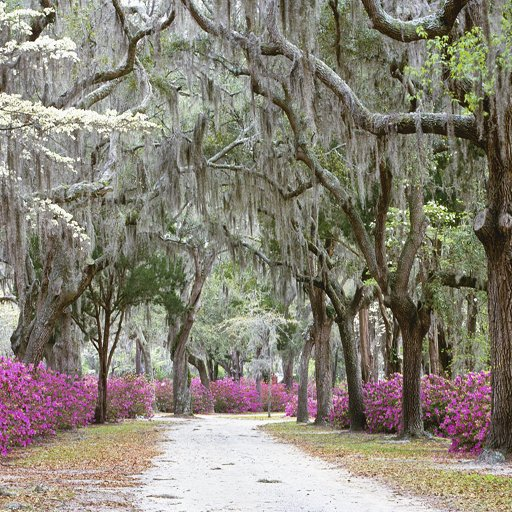
#> input picture Pictures/512x512.2.jpg, 512 x 512 px, found by its file name
$ python dft_linear.py
#> lines starting #> are read from the running program, lines starting #| are printed output that depends on the picture; long printed decimals are rounded
import numpy as np
import matplotlib.pyplot as plt
from skimage.io import imread, imsave
from skimage.segmentation import slic
from skimage.metrics import peak_signal_noise_ratio, structural_similarity
import os

np.random.seed(42)

# ========================
# SEGMENTATION
# ========================
def segment(img):
    return slic(img, n_segments=3000, compactness=10)

# ========================
# SAMPLING
# ========================
def line_sampling(img, step=6):
    h, w, _ = img.shape
    mask = np.zeros((h, w), dtype=bool)

    # vertical lines
    mask[:, ::step] = True

    return mask

# ========================
# LOW PASS FILTER (IMPROVED)
# ========================
def low_pass(shape, r=120):
    h, w = shape
    y, x = np.ogrid[:h, :w]
    cx, cy = h//2, w//2
    mask = ((y - cx)**2 + (x - cy)**2 <= r**2).astype(float)
    return mask

# ========================
# DFT RECONSTRUCTION (FIXED)
# ========================
def dft_reconstruct(sparse, mask):
    out = np.zeros_like(sparse)
    lp_mask = low_pass(sparse.shape[:2])

    for c in range(3):
        channel = sparse[:,:,c]

        # FFT
        F = np.fft.fftshift(np.fft.fft2(channel))

        # Apply low-pass
        F_filtered = F * lp_mask

        # Inverse FFT
        recon = np.real(np.fft.ifft2(np.fft.ifftshift(F_filtered)))

        # NORMALIZATION (IMPORTANT)
        recon = recon - recon.min()
        recon = recon / (recon.max() + 1e-8)

        out[:,:,c] = recon

    return np.clip(out, 0, 1)

# ========================
# MAIN
# ========================
img_path = "Pictures\\512x512.2.jpg"
img = imread(img_path) / 255.0

seg = segment(img)
#> in segment, `return slic(img, n_segments=3000, compactness=10)`:
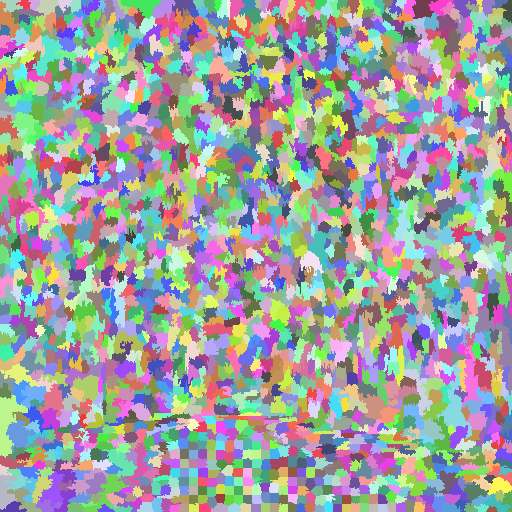
#> returned value: shape (512, 512) int64; 2301 distinct labels, from 1 to 2301; one colour per label, 0 black
mask = line_sampling(img, step=6)
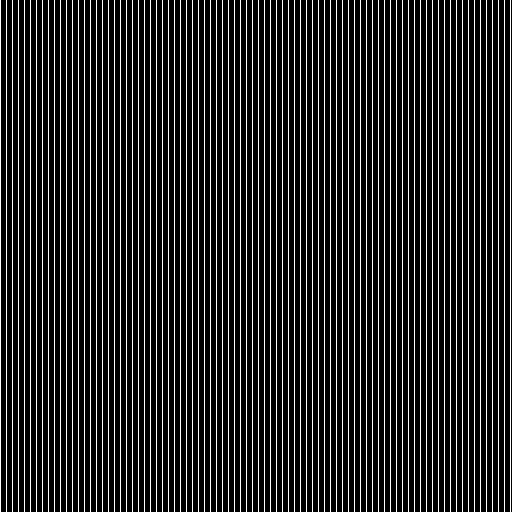
#> mask: shape (512, 512) bool; 16.8% white in thin lines or dots

# Sparse image (NO FILLING)
sparse = np.zeros_like(img)
sparse[mask] = img[mask]
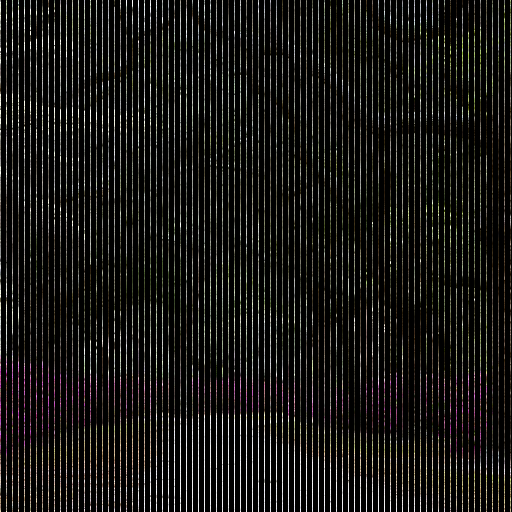
#> sparse: shape (512, 512, 3) float64; mean R, G, B 0.0905, 0.0868, 0.0785

# DFT reconstruction directly
recon = dft_reconstruct(sparse, mask)
#> the loop in dft_reconstruct, `for c in range(3):` made 3 passes
#> pass 1, in dft_reconstruct, `channel = sparse[:,:,c]`:
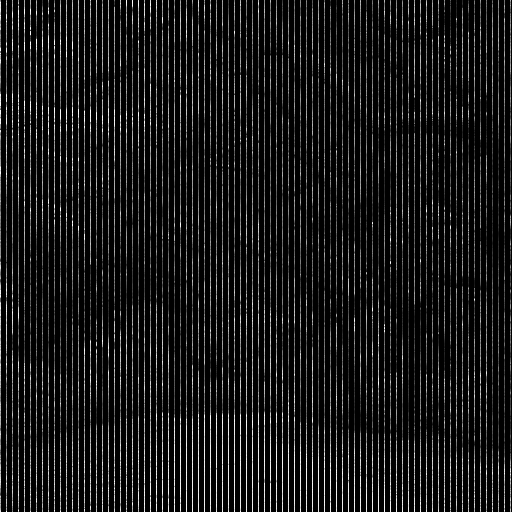
#> channel: shape (512, 512) float64; min 0, max 1, mean 0.0905
#> pass 1, in dft_reconstruct, `recon = recon - recon.min()`:
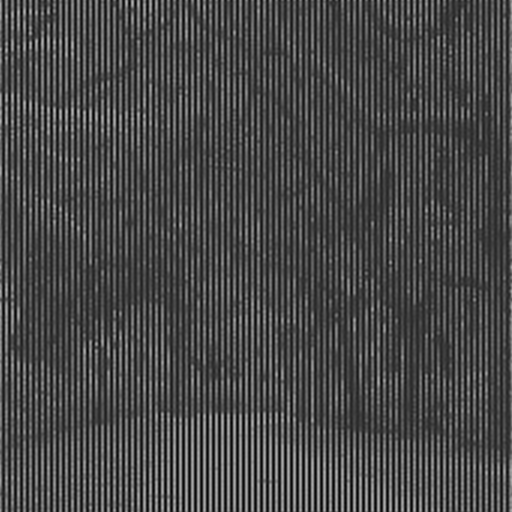
#> recon: shape (512, 512) float64; min 0, max 0.704, mean 0.283
#> after the loop in dft_reconstruct, `for c in range(3):`:
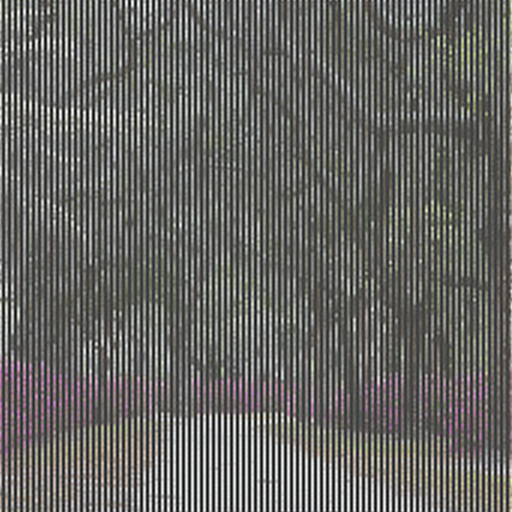
#> out: shape (512, 512, 3) float64; mean R, G, B 0.402, 0.4, 0.388
#> after the loop in dft_reconstruct, `for c in range(3):`:
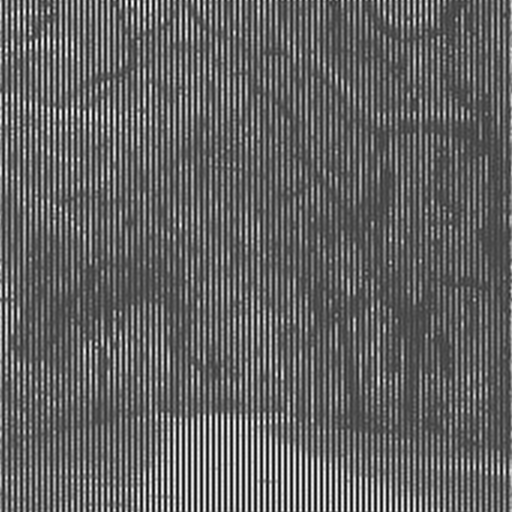
#> recon: shape (512, 512) float64; min 0, max 1, mean 0.388

# ========================
# METRICS
# ========================
psnr = peak_signal_noise_ratio(img, recon, data_range=1.0)
#> psnr = 11.27
ssim = structural_similarity(img, recon, channel_axis=2, data_range=1.0)
#> ssim = 0.0977

print("PSNR:", psnr)
#| PSNR: 11.268
print("SSIM:", ssim)
#| SSIM: 0.09769

# ========================
# SAVE IMAGES
# ========================
os.makedirs("Pictures\\Results\\Method 3\\results_dft_linear", exist_ok=True)

imsave("Pictures\\Results\\Method 3\\results_dft_linear/original.png", (img*255).astype(np.uint8))
imsave("Pictures\\Results\\Method 3\\results_dft_linear/sampled.png", (sparse*255).astype(np.uint8))
imsave("Pictures\\Results\\Method 3\\results_dft_linear/reconstructed.png", (recon*255).astype(np.uint8))

# ========================
# DISPLAY
# ========================
plt.figure(figsize=(12,4))

plt.subplot(1,3,1)
plt.imshow(img)
plt.title("Original")
plt.axis("off")

plt.subplot(1,3,2)
plt.imshow(sparse)
plt.title("Sampled (15%)")
plt.axis("off")

plt.subplot(1,3,3)
plt.imshow(recon)
plt.title(f"DFT Recon\nPSNR:{psnr:.2f} SSIM:{ssim:.3f}")
plt.axis("off")

plt.tight_layout()
plt.show()

$ run again, with Pictures/sample_image.png saved as Pictures/512x512.2.jpg
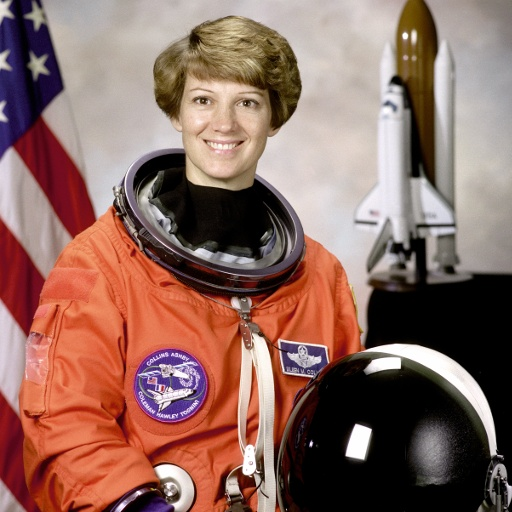
#> input picture Pictures/sample_image.png, 512 x 512 px, found by its file name
#> mask: shape (512, 512) bool; 16.8% white in thin lines or dots
#> after the loop in dft_reconstruct, `for c in range(3):`:
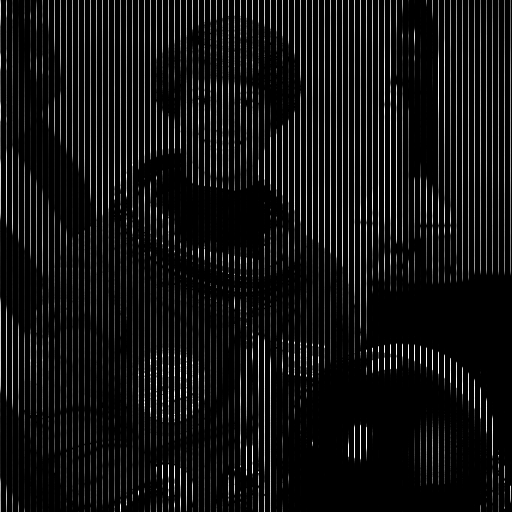
#> channel: shape (512, 512) float64; min 0, max 1, mean 0.0637
#> after the loop in dft_reconstruct, `for c in range(3):`:
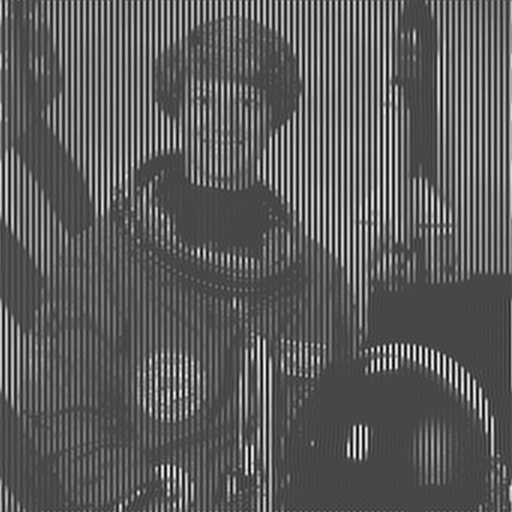
#> recon: shape (512, 512) float64; min 0, max 1, mean 0.364
#> psnr = 10.16
#> ssim = 0.0948
#| PSNR: 10.158
#| SSIM: 0.09483
